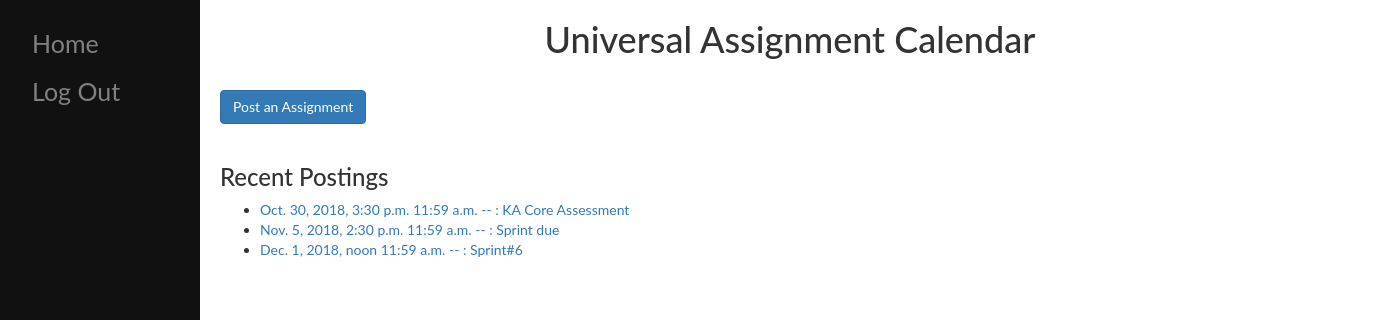
/home/, run on the app's committed database.
### uni_assignment_calendar/models.py (models this page shows, shortened)
class Events(models.Model):
    course = models.ForeignKey(Courses, on_delete=models.CASCADE, default=0)
    events_name = models.CharField(max_length=200)
    due_date = models.DateField(null=True)
    due_time = models.TimeField((u"Due Time"), blank=True, default="11:59")
    pub_date = models.DateTimeField(auto_now_add=True)
    description = models.TextField(blank=True, null=True)

### uni_assignment_calendar/views.py (the view)
# urls.py: path('home/', views.IndexView.as_view(), name='index'),
class IndexView(generic.ListView):
    template_name = 'uni_assignment_calendar/index.html'
    context_object_name = "latest_events_list"
    def get_queryset(self):
        return Events.objects.filter(
            pub_date__lte=timezone.now()
        ).order_by('-pub_date')[:10]

### uni_assignment_calendar/templates/uni_assignment_calendar/index.html (shortened to what this page needs)
{% extends 'base.html' %}
{% block content %}
<div class="main">
	<h1><center>Universal Assignment Calendar</center></h1>
	<div class="container">
		<br>
		<form method="get" action="/create">
			<input type="submit" class="btn btn-primary" value="Post an Assignment">
		</form>
	</div><br>
	<div class="container">
		<h3>Recent Postings</h3>
		{% if latest_events_list %}
		<ul>
			{% for events in latest_events_list %}
			<li><a href="{% url 'detail' events.id %}">{{ events.due_date }} {{ events.due_time }} -- {{ events.class_abbrev }} {{ events.class_num }} : {{ events.events_name }}</a></li>
			{% endfor %}
		</ul>
		{% else %}
		<p>No events have been posted.</p>
		{% endif %}
	</div>
</div>
{% endblock %}

### uni_assignment_calendar/templates/uni_assignment_calendar/base.html (style rules this page uses)
body { font-family: "Lato", sans-serif; }
.main { margin-left: 200px; }

### data on the page
Events: due_date "Oct. 30, 2018, 3:30 p.m.", due_time "11:59 a.m.", events_name "KA Core Assessment"
Events: due_date "Nov. 5, 2018, 2:30 p.m.", due_time "11:59 a.m.", events_name "Sprint due"
Events: due_date "Dec. 1, 2018, noon", due_time "11:59 a.m.", events_name "Sprint#6"
